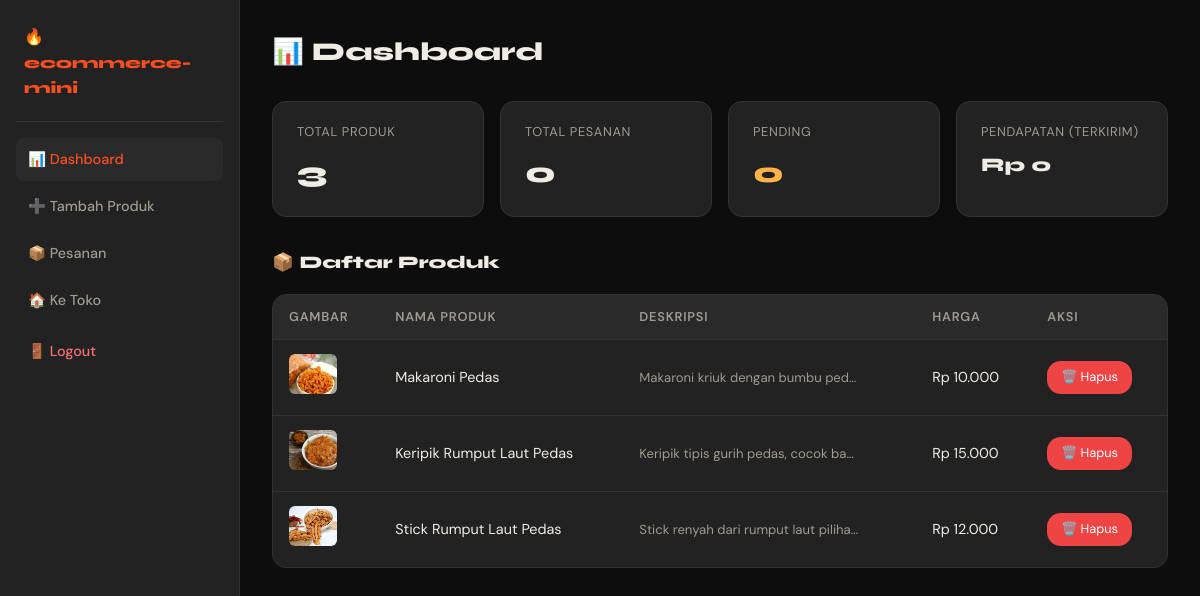
Page /admin/dashboard.php (signed in) on the committed database.
### tables this page shows
CREATE TABLE IF NOT EXISTS products (
    id INT AUTO_INCREMENT PRIMARY KEY,
    name VARCHAR(100) NOT NULL,
    description TEXT,
    price INT NOT NULL,
    image VARCHAR(255),
    created_at TIMESTAMP DEFAULT CURRENT_TIMESTAMP
);

### admin/dashboard.php (the view, shortened to what this page needs)
<?php
include '../config/db.php';
$total_produk    = $conn->query("SELECT COUNT(*) as c FROM products")->fetch_assoc()['c'] ?? 0;
$total_pesanan   = $conn->query("SELECT COUNT(*) as c FROM orders")->fetch_assoc()['c'] ?? 0;
$total_pendapatan= $conn->query("SELECT SUM(total) as s FROM orders WHERE status='Dikirim'")->fetch_assoc()['s'] ?? 0;
$pesanan_pending = $conn->query("SELECT COUNT(*) as c FROM orders WHERE status='Pending'")->fetch_assoc()['c'] ?? 0;
?>
<!DOCTYPE html>
<html lang="id">
<head>
<link rel="stylesheet" href="../assets/css/style.css">
</head>
<body>
<div class="admin-layout">
  <?php include 'sidebar.php'; ?>
  <div class="admin-content">
    <div class="admin-header">📊 Dashboard</div>
    <div class="stat-grid">
      <div class="stat-card">
        <div class="stat-label">Total Produk</div>
        <div class="stat-value"><?= $total_produk ?></div>
      </div>
      <div class="stat-card">
        <div class="stat-label">Total Pesanan</div>
        <div class="stat-value"><?= $total_pesanan ?></div>
      </div>
      <div class="stat-card">
        <div class="stat-label">Pending</div>
        <div class="stat-value" style="color:var(--accent)"><?= $pesanan_pending ?></div>
      </div>
      <div class="stat-card">
        <div class="stat-label">Pendapatan (Terkirim)</div>
        <div class="stat-value" style="font-size:1.2rem;">Rp <?= number_format($total_pendapatan, 0, ',', '.') ?></div>
      </div>
    </div>
    <div class="admin-header" style="font-size:1.1rem;margin-bottom:16px;">📦 Daftar Produk</div>
    <div class="table-wrap">
      <table>
        <thead>
          <tr>
            <th>Gambar</th>
            <th>Nama Produk</th>
            <th>Deskripsi</th>
            <th>Harga</th>
            <th>Aksi</th>
          </tr>
        </thead>
        <tbody>
        <?php
        $q = $conn->query("SELECT * FROM products ORDER BY id DESC");
        while($p = $q->fetch_assoc()):
        ?>
        <tr>
          <td><img src="../uploads/<?= htmlspecialchars($p['image']) ?>" style="width:48px;height:40px;object-fit:cover;border-radius:6px;"></td>
          <td><?= htmlspecialchars($p['name']) ?></td>
          <td><div class="desc-cell" title="<?= htmlspecialchars($p['description'] ?? '') ?>"><?= htmlspecialchars($p['description'] ?? '—') ?></div></td>
          <td>Rp <?= number_format($p['price'], 0, ',', '.') ?></td>
          <td>
            <a href="delete_product.php?id=<?= $p['id'] ?>"
               class="btn-danger"
               onclick="return confirm('Yakin ingin menghapus produk \"<?= htmlspecialchars($p['name'], ENT_QUOTES) ?>\"?')">
              🗑️ Hapus
            </a>
          </td>
        </tr>
        <?php endwhile; ?>
        </tbody>
      </table>
    </div>
  </div>
</div>
</body>
</html>

### assets/css/style.css (style rules this page uses)
:root { --primary: #ff4f1f; --primary-dark: #d93b0b; --accent: #ffb347; --bg: #0d0d0d; --bg2: #1a1a1a; --card: #222222; --card2: #2a2a2a; --text: #f0ece4; --text-muted: #a09a90; --border: #333333; --success: #22c55e; --radius: 14px; --shadow: 0 8px 32px rgba(255,79,31,0.15); }
*, *::before, *::after { box-sizing: border-box; margin: 0; padding: 0; }
html { scroll-behavior: smooth; }
body { font-family: 'DM Sans', sans-serif; background: var(--bg); color: var(--text); min-height: 100vh; line-height: 1.6; }
.admin-layout { display: flex; min-height: 100vh; }
.admin-content { flex: 1; padding: 32px; overflow-x: hidden; }
.admin-header { font-family: 'Syne', sans-serif; font-size: 1.6rem; font-weight: 800; margin-bottom: 28px; display: flex; align-items: center; gap: 12px; }
.stat-grid { display: grid; grid-template-columns: repeat(auto-fill, minmax(200px, 1fr)); gap: 16px; margin-bottom: 32px; }
.stat-card { background: var(--card); border: 1px solid var(--border); border-radius: var(--radius); padding: 20px 24px; }
.stat-card .stat-label { font-size: 0.8rem; color: var(--text-muted); text-transform: uppercase; letter-spacing: 0.05em; margin-bottom: 8px; }
.stat-card .stat-value { font-family: 'Syne', sans-serif; font-size: 1.8rem; font-weight: 800; }
table { width: 100%; border-collapse: collapse; }
.table-wrap { background: var(--card); border: 1px solid var(--border); border-radius: var(--radius); overflow: hidden; }
table th { background: var(--card2); padding: 12px 16px; text-align: left; font-size: 0.8rem; text-transform: uppercase; letter-spacing: 0.06em; color: var(--text-muted); font-weight: 600; }
table td { padding: 14px 16px; border-top: 1px solid var(--border); font-size: 0.9rem; }

### admin/dashboard.php (style rules this page uses)
.btn-danger { background: #ef4444; color: #fff; border: none; border-radius: var(--radius); padding: 6px 14px; font-size: 0.8rem; cursor: pointer; text-decoration: none; display: inline-block; transition: background 0.2s; }
.desc-cell { font-size: 0.82rem; color: var(--text-muted); max-width: 220px; white-space: nowrap; overflow: hidden; text-overflow: ellipsis; }

### rows in the picture
products: image (picture), name "Makaroni Pedas", description "Makaroni kriuk dengan bumbu ped…", price "10.000"
products: image (picture), name "Keripik Rumput Laut Pedas", description "Keripik tipis gurih pedas, cocok ba…", price "15.000"
products: image (picture), name "Stick Rumput Laut Pedas", description "Stick renyah dari rumput laut piliha…", price "12.000"

### other values in the picture
$total_produk "3"
$total_pesanan "0"
$pesanan_pending "0"
$total_pendapatan "0"
